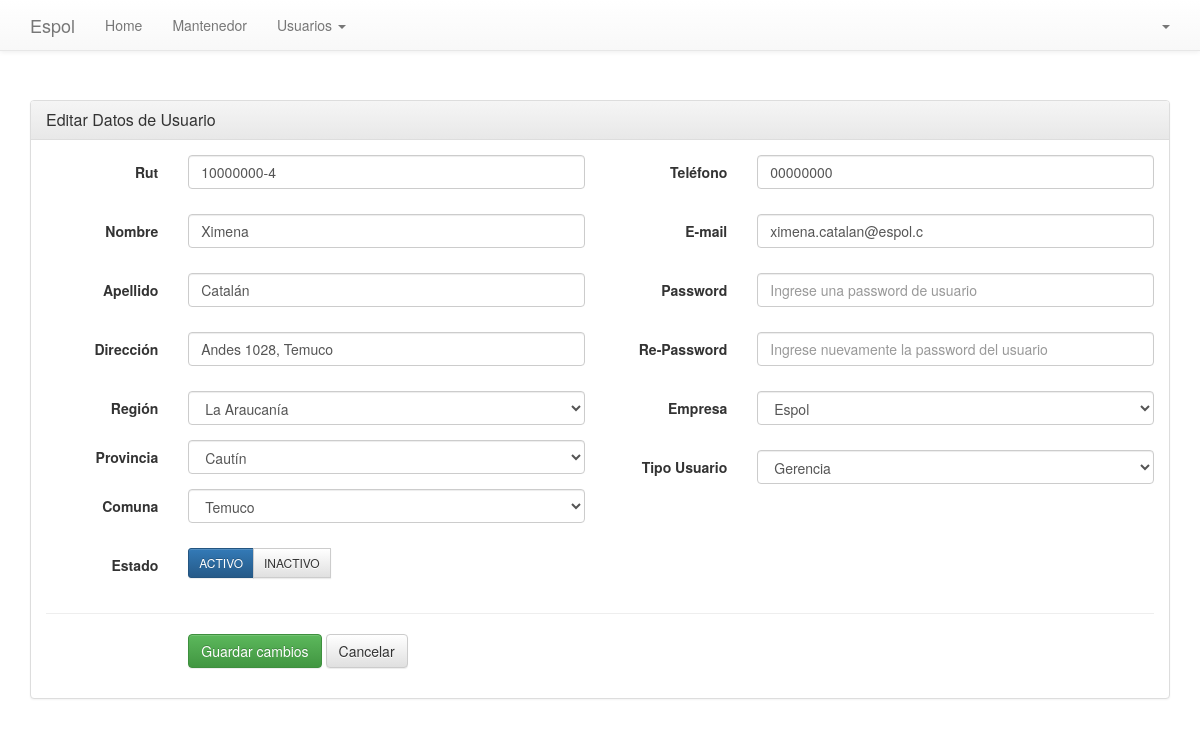
/usuarios/editar/23, run on the app's committed database.
### tables this page shows
CREATE TABLE `tb_persona` (
  `id` int(11) NOT NULL,
  `rut` varchar(10) NOT NULL,
  `nombre` varchar(45) DEFAULT NULL,
  `apellido` varchar(45) NOT NULL,
  `direccion` varchar(45) DEFAULT NULL,
  `fono` varchar(10) DEFAULT NULL,
  `correo` varchar(100) DEFAULT NULL,
  `clave` varchar(250) DEFAULT NULL,
  `estado` varchar(1) DEFAULT 'A',
  `tb_empresa_id` int(11) NOT NULL,
  `tb_tipo_usuario_id` int(11) NOT NULL,
  `tb_comuna_id` int(11) NOT NULL
);

### application/controllers/Usuarios.php (called while the page is built, shortened)
<?php
class Usuarios extends CI_Controller {
    public function __construct(){
        $this->load->model('main_model');
        $this->load->model('usuarios_model');
        $this->load->library('form_validation');
        $this->load->helper('Form');
	}
    public function editar(){
        if ($this->uri->segment(3) === null){
            redirect(base_url().'usuarios', 'location');
        }else{
            $user_id                = $this->uri->segment(3);
            $data['usuario']        = $this->usuarios_model->getUser($user_id);
            $data['empresas']       = $this->main_model->getEmpresa();
            $data['tipo_usuario']   = $this->main_model->getTipoUsuario();
            $data['regiones']       = $this->main_model->getRegion();
            $data['provincias']     = $this->main_model->getProvincia();
            $data['comunas']        = $this->main_model->getComuna();
            $data['title_page'] = 'Usuarios | Editar';
    		$this->load->view('Backoffice/header', $data);
    		$this->load->view('Usuarios/editar');
    		$this->load->view('Backoffice/footer');
        }
    }
}

### index.php (called while the page is built, shortened)
<?php
require_once BASEPATH.'core/CodeIgniter.php';

### application/models/usuarios_model.php (called while the page is built, shortened)
<?php
class Usuarios_model extends CI_Model {
	public function getUser($id = false){
		$this->db->select('p.id, p.rut, p.nombre, p.apellido, p.direccion, p.fono, p.correo, p.estado, e.nombre as empresa, t.nombre as tipo');
		$this->db->select('e.nombre AS empresa, t.nombre AS tipo');
		$this->db->select('c.comuna, c.id as id_comuna, pro.provincia, pro.id as id_provincia, r.region, r.id as id_region');
		$this->db->from('tb_persona p');
		$this->db->join('tb_empresa e', 		'e.id 	= p.tb_empresa_id');
		$this->db->join('tb_tipo_usuario t', 	't.id 	= p.tb_tipo_usuario_id');
		$this->db->join('tb_comuna c', 			'c.id 	= p.tb_comuna_id');
		$this->db->join('tb_provincia pro', 	'pro.id = c.tb_provincia_id');
		$this->db->join('tb_region r', 			'r.id 	= pro.tb_region_id');
		if ($id != false) {
			$this->db->where('p.id', $id);
			$query = $this->db->get();
			if ($query->num_rows() > 0) {
	        	return $query->row();
			}else{
				return false;
			}
		}
	}
}

### application/models/main_model.php (called while the page is built, shortened)
<?php
class Main_model extends CI_Model {
	public function getEmpresa($id = false, $result = false){
		$this->db->select('*');
		$this->db->from('tb_empresa');
		if ($id != false) {
			$this->db->where('id', $id);
			$query = $this->db->get();
			if ($query->num_rows() > 0) {
	        	return $query->row();
			}else{
				return false;
			}
		}else{
			$query = $this->db->get();
			if ($query->num_rows() > 0) {
				if ($result) {
		        	return $query->result_array();
				}else{
		        	return $query->result();
				}
			}else{
				return false;
			}
		}
	}
	public function getTipoUsuario($id = false){
		$this->db->select('*');
		$this->db->from('tb_tipo_usuario');
		if ($id != false) {
			$this->db->where('id', $id);
			$query = $this->db->get();
			if ($query->num_rows() > 0) {
	        	return $query->row();
			}else{
				return false;
			}
		}else{
			$query = $this->db->get();
			if ($query->num_rows() > 0) {
	        	return $query->result();
			}else{
				return false;
			}
		}
	}
	public function getRegion($id = false){
		$this->db->select('*');
		$this->db->from('tb_region');
		if ($id != false) {
			$this->db->where('id', $id);
			$query = $this->db->get();
			if ($query->num_rows() > 0) {
	        	return $query->row();
			}else{
				return false;
			}
		}else{
			$query = $this->db->get();
			if ($query->num_rows() > 0) {
	        	return $query->result();
			}else{
				return false;
			}
		}
	}
	public function getProvincia($id = false, $id_region = false){
		$this->db->select('*');
		$this->db->from('tb_provincia');
		if ($id != false) {
			$this->db->where('id', $id);
			$query = $this->db->get();
			if ($query->num_rows() > 0) {
	        	return $query->row();
			}else{
				return false;
			}
		}else{
			$query = $this->db->get();
			if ($query->num_rows() > 0) {
	        	return $query->result();
			}else{
				return false;
			}
		}
	}
	public function getComuna($id = false, $id_provincia = false){
		$this->db->select('*');
		$this->db->from('tb_comuna');
		if ($id != false) {
			$this->db->where('id', $id);
			$query = $this->db->get();
			if ($query->num_rows() > 0) {
	        	return $query->row();
			}else{
				return false;
			}
		}else{
			$this->db->order_by('comuna', 'asc');
			$query = $this->db->get();
			if ($query->num_rows() > 0) {
	        	return $query->result();
			}else{
				return false;
			}
		}
	}
}

### application/views/Usuarios/Editar.php (the view, shortened to what this page needs)
<div class="container" style="margin-top: 100px">
    <div class="row">
        <div class="col-md-12">
            <div class="panel panel-default">
                <div class="panel-heading">
                    <h3 class="panel-title">Editar Datos de Usuario</h3>
                </div>
                <div class="panel-body">
                    <form method="post" action="<?= base_url(); ?>usuarios/actualizar" class="form-horizontal" id="form_editar_usuario">
                        <div class="row">
                            <div class="col-md-6">
                                <div class="form-group">
                                    <label class="col-sm-3 control-label">Rut</label>
                                    <div class="col-sm-9">
                                        <input type="text" class="form-control" value="<?= $usuario->rut; ?>" id="rut" name="rut" placeholder="Ingrese el rut del usuario" required>
                                    </div>
                                </div>
                                <div class="form-group">
                                    <label class="col-sm-3 control-label">Nombre</label>
                                    <div class="col-sm-9">
                                        <input type="text" class="form-control" value="<?= $usuario->nombre; ?>" id="nombre" name="nombre" placeholder="Ingrese el nombre del usuario" required>
                                    </div>
                                </div>
                                <div class="form-group <?php if (form_error('apellido')){echo "has-error";} ?>" >
                                    <label class="col-sm-3 control-label">Apellido</label>
                                    <div class="col-sm-9">
                                        <input type="text" value="<?= $usuario->apellido; ?>" class="form-control" id="apellido" name="apellido" placeholder="Ingrese el apellido del usuario" required>
                                    </div>
                                </div>
                                <div class="form-group">
                                    <label class="col-sm-3 control-label">Dirección</label>
                                    <div class="col-sm-9">
                                        <input type="text" class="form-control" value="<?= $usuario->direccion; ?>" id="direccion" name="direccion" placeholder="Ingrese la direccion del usuario" required>
                                    </div>
                                </div>
                                <div class="form-group">
                                    <label class="col-sm-3 control-label">Región</label>
                                    <div class="col-sm-9">
                                        <select class="form-control" id="region" name="region" required>
                                            <?php
                                            foreach ($regiones as $r) {
                                                if ($r->id == $usuario->id_region) {
                                                    echo '<option value="'.$r->id.'" selected>'.$r->region.'</option>';
                                                } else {
                                                    echo '<option value="'.$r->id.'">'.$r->region.'</option>';
                                                }
                                            }
                                            ?>
                                        </select>
                                    </div>
                                </div>
                                <div class="form-group">
                                    <label class="col-sm-3 control-label">Provincia</label>
                                    <div class="col-sm-9">
                                        <select class="form-control" id="provincia" name="provincia" required>
                                            <?php
                                            foreach ($provincias as $p) {
                                                if ($p->id == $usuario->id_provincia) {
                                                    echo '<option value="'.$p->id.'" selected>'.$p->provincia.'</option>';
                                                } else {
                                                    echo '<option value="'.$p->id.'">'.$p->region.'</option>';
                                                }
                                            }
                                            ?>
                                        </select>
                                    </div>
                                </div>
                                <div class="form-group">
                                    <label class="col-sm-3 control-label">Comuna</label>
                                    <div class="col-sm-9">
                                        <select class="form-control" id="comuna" name="comuna" required>
                                            <?php
                                            foreach ($comunas as $c) {
                                                if ($c->id == $usuario->id_comuna) {
                                                    echo '<option value="'.$c->id.'" selected>'.$c->comuna.'</option>';
                                                } else {
                                                    echo '<option value="'.$c->id.'">'.$c->region.'</option>';
                                                }
                                            }
                                            ?>
                                        </select>
                                    </div>
                                </div>
                                <div class="form-group">
                                    <label class="col-sm-3 control-label">Estado</label>
                                    <div class="col-sm-9">
                                        <div class="btn-group">
                                            <button type="button" class="btn btn-sm btn-primary" id="btn_activo" data-valor="A">ACTIVO</button>
                                            <button type="button" class="btn btn-sm btn-default" id="btn_inactivo" data-valor="I">INACTIVO</button>
                                        </div>
                                    </div>
                                </div>
                            </div>
                            <div class="col-md-6">
                                <div class="form-group">
                                    <label class="col-sm-3 control-label">Teléfono</label>
                                    <div class="col-sm-9">
                                        <input type="text" class="form-control" value="<?= $usuario->fono; ?>" id="telefono" name="telefono" placeholder="Ingrese el telefono del usuario" required>
                                    </div>
                                </div>
                                <div class="form-group">
                                    <label class="col-sm-3 control-label">E-mail</label>
                                    <div class="col-sm-9">
                                        <input type="text" class="form-control" value="<?= $usuario->correo; ?>" id="email" name="email" placeholder="Ingrese el email del usuario" required>
                                    </div>
                                </div>
                                <div class="form-group">
                                    <label class="col-sm-3 control-label">Password</label>
                                    <div class="col-sm-9">
                                        <input type="text" class="form-control" value="" id="password" name="password" placeholder="Ingrese una password de usuario" >
                                    </div>
                                </div>
                                <div class="form-group">
                                    <label class="col-sm-3 control-label">Re-Password</label>
                                    <div class="col-sm-9">
                                        <input type="text" class="form-control" value="" id="re-password" name="re-password" placeholder="Ingrese nuevamente la password del usuario" >
                                    </div>
                                </div>
                                <div class="form-group">
                                    <label class="col-sm-3 control-label">Empresa</label>
                                    <div class="col-sm-9">
                                        <select class="form-control" id="empresa" name="empresa" required>
                                            <?php
                                            foreach ($empresas as $e) {
                                                if ($e->nombre === $usuario->empresa) {
                                                    echo '<option value="'.$e->id.'" selected>'.$e->nombre.'</option>';
                                                } else {
                                                    echo '<option value="'.$e->id.'" >'.$e->nombre.'</option>';
                                                }
                                            }
                                            ?>
                                        </select>
                                    </div>
                                </div>
                                <div class="form-group">
                                    <label class="col-sm-3 control-label">Tipo Usuario</label>
                                    <div class="col-sm-9">
                                        <select class="form-control" id="tipo" name="tipo" required>
                                            <?php
                                            foreach ($tipo_usuario as $tu) {
                                                if ($tu->nombre === $usuario->tipo) {
                                                    echo '<option value="'.$tu->id.'" selected>'.$tu->nombre.'</option>';
                                                } else {
                                                    echo '<option value="'.$tu->id.'">'.$tu->nombre.'</option>';
                                                }
                                            }
                                            ?>
                                        </select>
                                    </div>
                                </div>
                            </div>
                        </div>
                        <hr>
                        <div class="row">
                            <div class="col-md-6">
                                <div class="form-group">
                                    <div class="col-sm-offset-3 col-sm-9">
                                        <button type="submit" class="btn btn-success">Guardar cambios</button>
                                        <a href="<?= base_url(); ?>usuarios/" class="btn btn-default">Cancelar</a>
                                    </div>
                                </div>
                            </div>
                        </div>
                    </form>
                </div>
            </div>
        </div>
    </div>
</div>

### data on the page
tb_persona: rut "10000000-4", nombre "Ximena", apellido "Catalán", direccion "Andes 1028, Temuco", telefono "00000000", email "ximena.catalan@espol.c"

### other printed values
form field region "La Araucanía"
form field provincia "Cautín"
form field comuna "Temuco"
form field empresa "Espol"
form field tipo "Gerencia"
